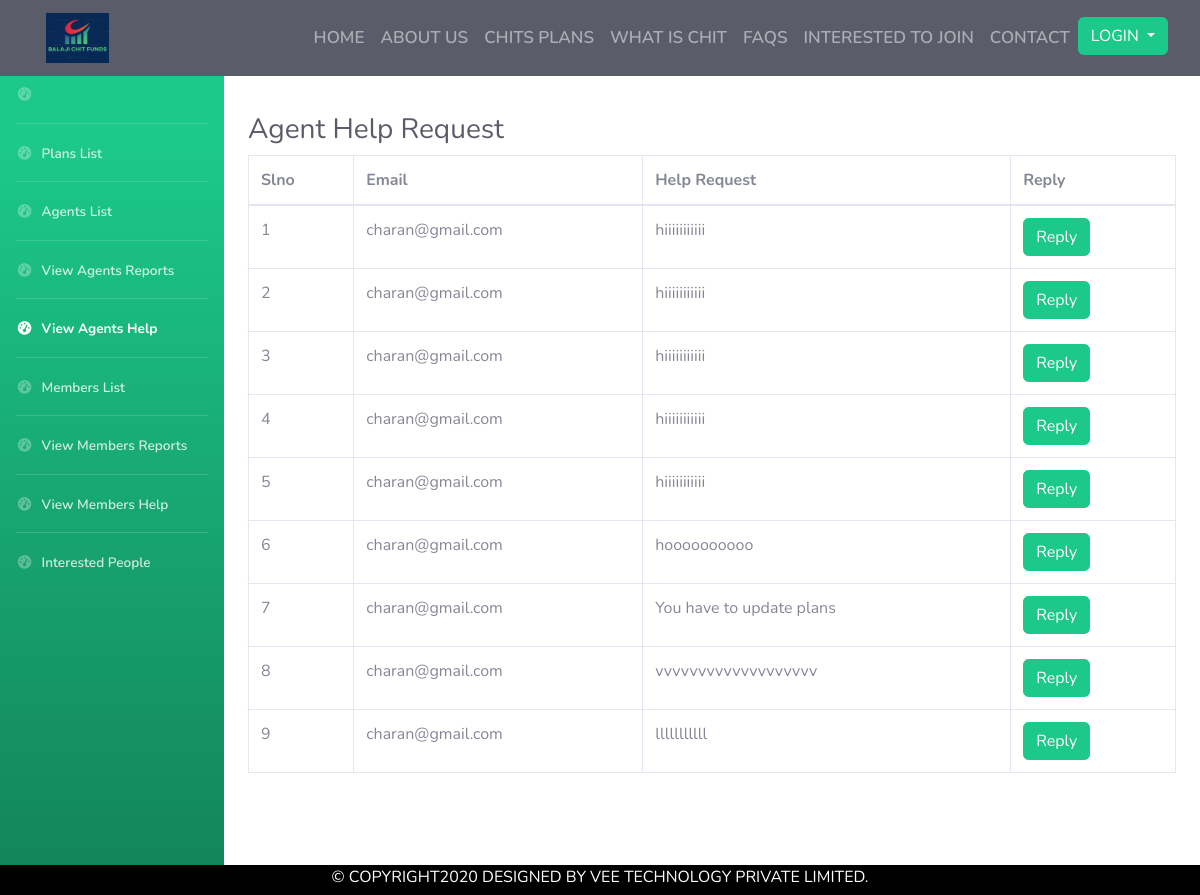
/AdminViewAgentsHelp.php, run on the app's committed database.
### tables this page shows
CREATE TABLE IF NOT EXISTS `agentshelp` (
  `Slno` int(11) NOT NULL AUTO_INCREMENT,
  `Email` varchar(250) NOT NULL,
  `Help` varchar(400) NOT NULL,
  PRIMARY KEY (`Slno`)
);

### AdminViewAgentsHelp.php (the view, shortened to what this page needs)
<!doctype html>
<html lang="en">
<head>
    <link rel="stylesheet" href="https://stackpath.bootstrapcdn.com/bootstrap/4.5.2/css/bootstrap.min.css">
     <link rel="stylesheet" href="https://stackpath.bootstrapcdn.com/font-awesome/4.7.0/css/font-awesome.min.css">
  <link href="vendor/fontawesome-free/css/all.min.css" rel="stylesheet" type="text/css">
    <link rel="stylesheet" href="in.css">
  <link href="css/sb-admin-2.min.css" rel="stylesheet">
   </head>
    <body bgcolor="#E5E8E8">
        <section id = "Nav-Bar" >
    <nav class="navbar fixed-top navbar-expand-lg navbar-dark bg-dark scrolling-navbar">
  <a class="navbar-brand" href="#"><img src="Images/logo.png"></a>
  <div class="collapse navbar-collapse" id="navbarNav">
    <ul class="navbar-nav ml-auto">
      <li class="nav-item ">
        <a class="nav-link" href="index.php">HOME </a>
      </li>
      <li class="nav-item">
        <a class="nav-link" href="index.php#About">ABOUT US</a>
      </li>
      <li class="nav-item">
        <a class="nav-link" href="index.php#ChitPlans">CHITS PLANS</a>
      </li>
      <li class="nav-item">
        <a class="nav-link" href="index.php#WAChit">WHAT IS CHIT</a>
      </li>
         <li class="nav-item">
        <a class="nav-link" href="index.php#FAQS">FAQS</a>
      </li>
            <li class="nav-item">
        <a class="nav-link" href="Index.php#Interestetdtojoin">INTERESTED TO JOIN</a>
      </li>
         <li class="nav-item">
        <a class="nav-link" href="#Contact">CONTACT</a>
      </li>
           <li class="nav-item dropdown">
               <?php
               if(isset($_SESSION["Email"]))
               { ?>
       <div class="btn-group" style="float: right;
    text-align: left;">
  <button type="button" class="btn btn-success dropdown-toggle" data-toggle="dropdown" aria-haspopup="true" aria-expanded="false">
    USER
  </button>
  <div class="dropdown-menu">
           <?php
                   $value = $_SESSION['Email'] ;
                   if( $value[1] == "Member")
                   {
                       ?>
    <a class="dropdown-item" href="MemberDashboard.php"> <?php echo "$value[0]"; ?></a>
                  <?php }else
                   { ?>
    <a class="dropdown-item" href="AgentDashBoard.php">
        <?php echo "$value[0]"; ?></a>
              <?php    }
                    ?>
     <div class="dropdown-divider"></div>
    <a class="dropdown-item" href="logout.php">Logout</a>
  </div>
</div>
           <?php    }else{
                            ?>
       <div class="btn-group" style="float: right;
    text-align: left;">
  <button type="button" class="btn btn-success dropdown-toggle" data-toggle="dropdown" aria-haspopup="true" aria-expanded="false">
    LOGIN
  </button>
</div>
           <?php    } ?>
      </li>
          <li class="nav-item">
        <a class="nav-link" href="#Contact"></a>
      </li>
    </ul>
  </div>
            </nav>
        </section>
  <div id="wrapper">
    <ul class="navbar-nav bg-gradient-success sidebar sidebar-dark accordion" id="accordionSidebar">
      <li class="nav-item">
        <a class="nav-link" href="">
          <i class="fas fa-fw fa-tachometer-alt"></i>
          <span></span></a>
      </li>
       <hr class="sidebar-divider my-0">
      <li class="nav-item">
        <a class="nav-link" href="AdminDashboard.php">
          <i class="fas fa-fw fa-tachometer-alt"></i>
          <span>Plans List</span></a>
      </li>
      <hr class="sidebar-divider my-0">
         <li class="nav-item">
        <a class="nav-link" href="AdminViewAgentsList.php">
          <i class="fas fa-fw fa-tachometer-alt"></i>
          <span>Agents List</span></a>
      </li>
      <hr class="sidebar-divider my-0">
         <li class="nav-item ">
        <a class="nav-link" href="AdminViewAgentsReports.php">
          <i class="fas fa-fw fa-tachometer-alt"></i>
          <span>View Agents Reports</span></a>
      </li>
        <hr class="sidebar-divider my-0">
         <li class="nav-item active">
        <a class="nav-link" href="AdminViewAgentsHelp.php">
          <i class="fas fa-fw fa-tachometer-alt"></i>
          <span>View Agents Help</span></a>
      </li>
          <hr class="sidebar-divider my-0">
      <li class="nav-item" >
        <a class="nav-link" href="AdminMembersList.php">
          <i class="fas fa-fw fa-tachometer-alt"></i>
          <span>Members List</span></a>
      </li>
      <hr class="sidebar-divider my-0">
         <li class="nav-item">
        <a class="nav-link" href="AdminViewMembersReport.php">
          <i class="fas fa-fw fa-tachometer-alt"></i>
          <span>View Members Reports</span></a>
      </li>
        <hr class="sidebar-divider my-0">
         <li class="nav-item">
        <a class="nav-link" href="AdminViewMembersHelp.php">
          <i class="fas fa-fw fa-tachometer-alt"></i>
          <span>View Members Help</span></a>
      </li>
        <hr class="sidebar-divider my-0">
         <li class="nav-item">
        <a class="nav-link" href="AdminInterestedPeople.php">
          <i class="fas fa-fw fa-tachometer-alt"></i>
          <span>Interested People</span></a>
      </li>
    </ul>
        <div class="container-fluid">
<br><br>
          <h1 class="h3 mb-2 text-gray-800">Agent Help Request</h1>
             <table class="table table-bordered" id="dataTable" width="100%" cellspacing="0">
                  <thead>
                    <tr>
                      <th>Slno</th>
                      <th>Email</th>
                          <th>Help Request</th>
                           <th>Reply</th>
                    </tr>
                  </thead>
                    <tbody>
            <?php
$link = mysqli_connect("localhost", "root", "", "chitsdatabase");
$sql = "SELECT * FROM agentshelp";
if($result = mysqli_query($link, $sql)){
    if(mysqli_num_rows($result) > 0){
              while($row = mysqli_fetch_array($result))
              {
                  ?>
                   <?php
                    echo "<tr>";
                echo "<td>" . $row['Slno'] . "</td>";
                echo "<td>" . $row['Email']. "</td>";
                echo "<td>" . $row['Help'] . "</td>";
                  echo "<td> "?>
        <button type="button" class="btn btn-success" style="float: Center; ">Reply</button>
                  <?php
              } ?>  </tbody></table></div></div>
        <?php
    } else{
        echo "No records matching your query were found.";
    }
} else{
    echo "ERROR: Could not able to execute $sql. " . mysqli_error($link);
}
?>
        <footer id="footer">
            <div class="foot">
                &copy COPYRIGHT2020 DESIGNED BY VEE TECHNOLOGY PRIVATE LIMITED.
            </div>
        </footer>
    </body>
</html>

### in.css (style rules this page uses)
* { padding:0; margin: 0; }
section { padding-top: 65px; }
.navbar-brand img { height: 50px; padding-left: 30px; }
.navbar-nav li { padding: 0 0px; }
.navbar-nav li a { float: right; text-align: left; }
.nav-link { font-size: 17px; font-weight: 600; color: black; }
.foot { background-color: black; text-align: center; color: white; font-weight: 100px; height: 30px; }

### data on the page
agentshelp: Slno "1", Email "charan@gmail.com", Help "hiiiiiiiiiii"
agentshelp: Slno "2", Email "charan@gmail.com", Help "hiiiiiiiiiii"
agentshelp: Slno "3", Email "charan@gmail.com", Help "hiiiiiiiiiii"
agentshelp: Slno "4", Email "charan@gmail.com", Help "hiiiiiiiiiii"
agentshelp: Slno "5", Email "charan@gmail.com", Help "hiiiiiiiiiii"
agentshelp: Slno "6", Email "charan@gmail.com", Help "hoooooooooo"
agentshelp: Slno "7", Email "charan@gmail.com", Help "You have to update plans"
agentshelp: Slno "8", Email "charan@gmail.com", Help "vvvvvvvvvvvvvvvvvvv"
agentshelp: Slno "9", Email "charan@gmail.com", Help "lllllllllll"
